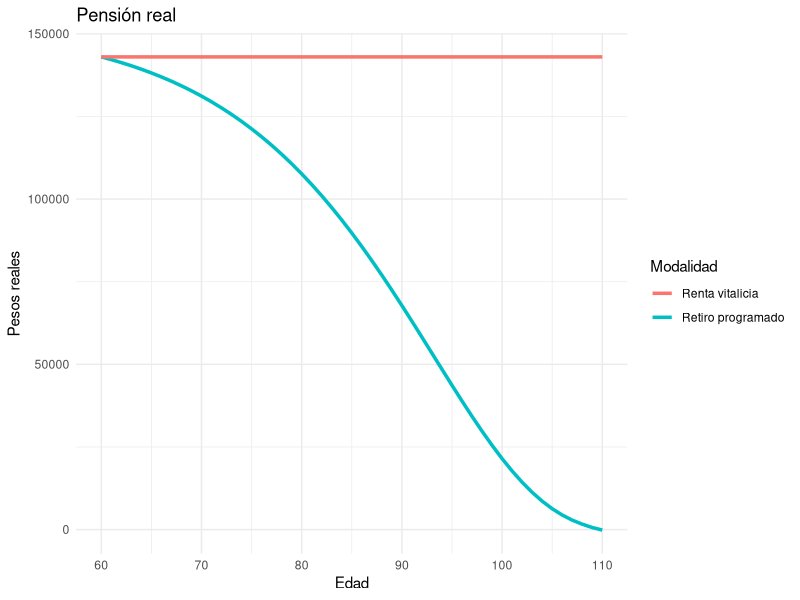
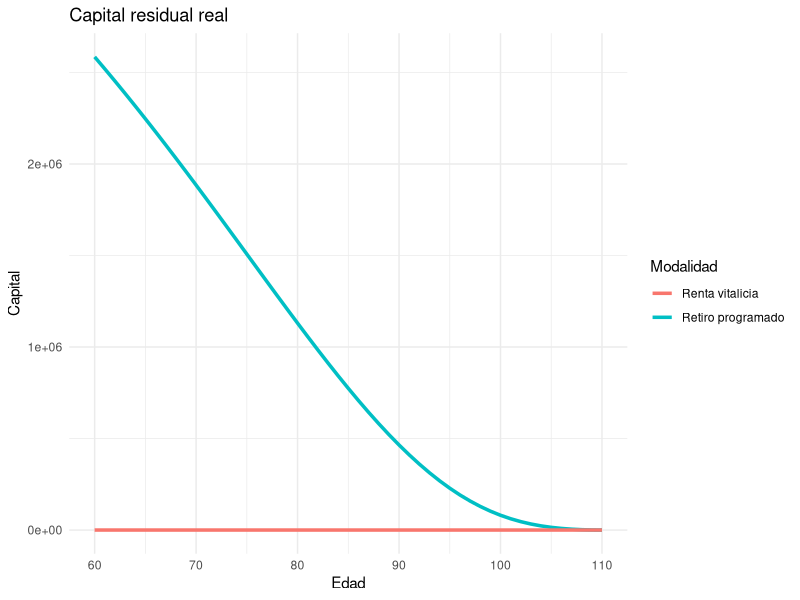
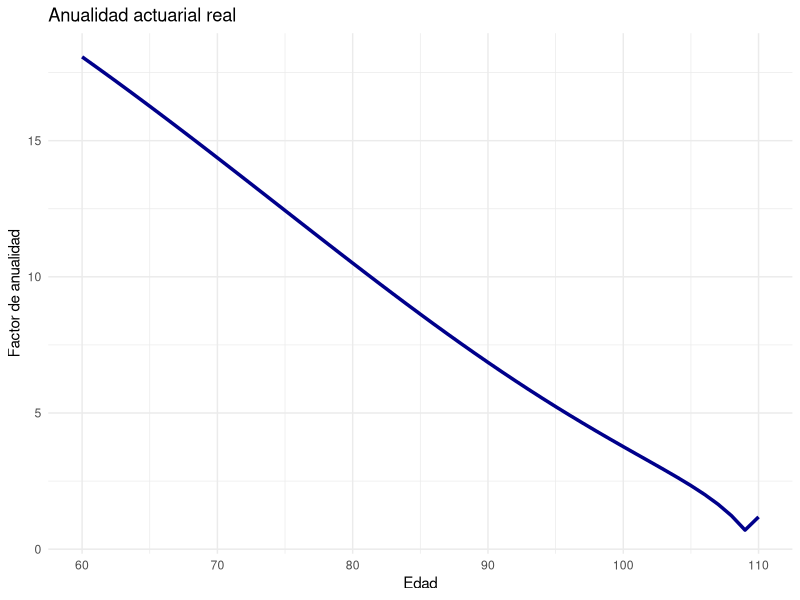
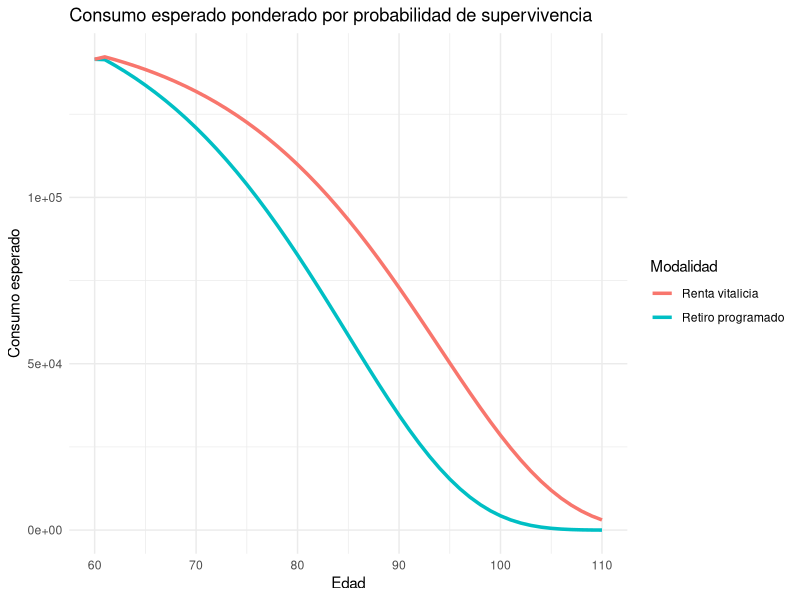

Generate these figures, in order, with R:
library(tidyverse)

# =========================
# PARAMETROS
# =========================

edad_inicio <- 20
edad_retiro <- 60
edad_max <- 110

salario_inicial <- 30000

crec_real_salario <- 0.01
cotizacion <- 0.084

rendimiento_real <- 0.03
tasa_tecnica_real <- 0.03

# =========================
# TABLA DE MORTALIDAD
# =========================

edad <- seq(0,edad_max)

qx <- pmin(0.0005*exp(0.08*(edad-30)),0.35)

px <- 1-qx

tabla_mortalidad <- data.frame(
  edad = edad,
  qx = qx,
  px = px
)

# =========================
# FUNCION SUPERVIVENCIA
# =========================

prob_supervivencia <- function(x,t){
  
  prod(tabla_mortalidad$px[(x+1):(x+t)])
  
}

# =========================
# ANUALIDAD ACTUARIAL
# =========================

anualidad <- function(x,r){
  
  edades_restantes <- (edad_max-x)
  
  sum(
    sapply(1:edades_restantes,
           function(t) prob_supervivencia(x,t)/(1+r)^t)
  )
  
}

# =========================
# ACUMULACION DEL FONDO
# =========================

edad_trabajo <- seq(edad_inicio,edad_retiro-1)

salario <- salario_inicial*(1+crec_real_salario)^(edad_trabajo-edad_inicio)

aporte <- salario*cotizacion*12

fondo <- numeric(length(edad_trabajo))

for(i in 2:length(fondo)){
  
  fondo[i] <- fondo[i-1]*(1+rendimiento_real) + aporte[i]
  
}

capital <- tail(fondo,1)

cat("Capital real acumulado:",round(capital),"\n")

# =========================
# RETIRO PROGRAMADO
# =========================

edad_pension <- seq(edad_retiro,edad_max)

capital_rp <- numeric(length(edad_pension))
pension_rp <- numeric(length(edad_pension))
annuity_vec <- numeric(length(edad_pension))

capital_rp[1] <- capital

for(t in 1:length(edad_pension)){
  
  edad_actual <- edad_pension[t]
  
  annuity_vec[t] <- anualidad(edad_actual,tasa_tecnica_real)
  
  pension_rp[t] <- capital_rp[t]/annuity_vec[t]
  
  if(t < length(edad_pension)){
    
    capital_rp[t+1] <- capital_rp[t]*(1+rendimiento_real) - pension_rp[t]
    
  }
}

# =========================
# RENTA VITALICIA
# =========================

annuity_initial <- anualidad(edad_retiro,tasa_tecnica_real)

pension_rv <- rep(capital/annuity_initial,length(edad_pension))

capital_rv <- rep(0,length(edad_pension))

# =========================
# DATAFRAME
# =========================

df <- data.frame(
  
  edad = edad_pension,
  
  pension_rp = pension_rp,
  pension_rv = pension_rv,
  
  capital_rp = capital_rp,
  capital_rv = capital_rv,
  
  anualidad = annuity_vec
  
)

# =========================
# GRAFICO PENSION
# =========================

ggplot(df,aes(x=edad))+
  
  geom_line(aes(y=pension_rp,color="Retiro programado"),size=1.2)+
  
  geom_line(aes(y=pension_rv,color="Renta vitalicia"),size=1.2)+
  
  labs(
    title="Pensión real",
    x="Edad",
    y="Pesos reales",
    color="Modalidad"
  )+
  
  theme_minimal()

# =========================
# GRAFICO CAPITAL
# =========================

ggplot(df,aes(x=edad))+
  
  geom_line(aes(y=capital_rp,color="Retiro programado"),size=1.2)+
  
  geom_line(aes(y=capital_rv,color="Renta vitalicia"),size=1.2)+
  
  labs(
    title="Capital residual real",
    x="Edad",
    y="Capital",
    color="Modalidad"
  )+
  
  theme_minimal()

# =========================
# GRAFICO ANUALIDAD
# =========================

ggplot(df,aes(x=edad,y=anualidad))+
  
  geom_line(size=1.2,color="darkblue")+
  
  labs(
    title="Anualidad actuarial real",
    x="Edad",
    y="Factor de anualidad"
  )+
  
  theme_minimal()

# =========================
# PROBABILIDAD DE SUPERVIVENCIA
# =========================

prob_supervivencia_cond <- function(x,t){
  
  prod(tabla_mortalidad$px[(x+1):(x+t)])
  
}

# vector de probabilidades de supervivencia

px_t <- sapply(0:(length(edad_pension)-1),
               function(t) prob_supervivencia_cond(edad_retiro,t))

# =========================
# CONSUMO ESPERADO
# =========================

consumo_rp_esperado <- pension_rp * px_t
consumo_rv_esperado <- pension_rv * px_t

df$consumo_rp_esperado <- consumo_rp_esperado
df$consumo_rv_esperado <- consumo_rv_esperado
df$prob_supervivencia <- px_t

# =========================
# GRAFICO
# =========================

ggplot(df,aes(x=edad))+
  
  geom_line(aes(y=consumo_rp_esperado,
                color="Retiro programado"),size=1.2)+
  
  geom_line(aes(y=consumo_rv_esperado,
                color="Renta vitalicia"),size=1.2)+
  
  labs(
    title="Consumo esperado ponderado por probabilidad de supervivencia",
    x="Edad",
    y="Consumo esperado",
    color="Modalidad"
  )+
  
  theme_minimal()
